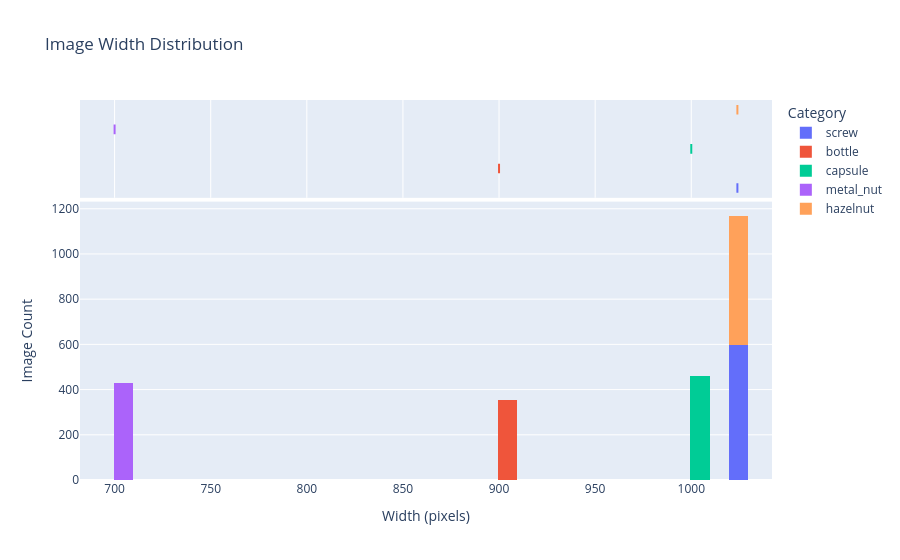

The notebook cell this image was saved under:
### Markdown cell above
## Plotly — Width Distribution

### Code cell
if valid_audit_df.empty:
    print("No valid images available for dimension analysis.")
else:
    fig = px.histogram(
        valid_audit_df,
        x="Width",
        color="Category",
        marginal="box",
        nbins=35,
        title="Image Width Distribution",
    )

    fig.update_layout(
        xaxis_title="Width (pixels)",
        yaxis_title="Image Count",
    )

    save_plotly_figure(
        fig,
        "Image Width Distribution",
    )
    fig.show()

### Figure 1 — Plotly figure (JSON) as saved in the notebook; plotly's stock layout.template omitted (floating-point values rounded to 4 significant figures; data arrays with more than 128 entries replaced by an {"elided": "..."} marker saying what was removed)
{"data": [{"bingroup": "x", "hovertemplate": "Category=screw<br>Width=%{x}<br>count=%{y}<extra></extra>", "legendgroup": "screw", "marker": {"color": "#636efa", "pattern": {"shape": ""}}, "name": "screw", "nbinsx": 35, "orientation": "v", "showlegend": true, "type": "histogram", "x": {"elided": "599 int values"}, "xaxis": "x", "yaxis": "y"}, {"hovertemplate": "Category=screw<br>Width=%{x}<extra></extra>", "legendgroup": "screw", "marker": {"color": "#636efa"}, "name": "screw", "notched": true, "showlegend": false, "type": "box", "x": {"elided": "599 int values"}, "xaxis": "x2", "yaxis": "y2"}, {"bingroup": "x", "hovertemplate": "Category=bottle<br>Width=%{x}<br>count=%{y}<extra></extra>", "legendgroup": "bottle", "marker": {"color": "#EF553B", "pattern": {"shape": ""}}, "name": "bottle", "nbinsx": 35, "orientation": "v", "showlegend": true, "type": "histogram", "x": {"elided": "355 int values"}, "xaxis": "x", "yaxis": "y"}, {"hovertemplate": "Category=bottle<br>Width=%{x}<extra></extra>", "legendgroup": "bottle", "marker": {"color": "#EF553B"}, "name": "bottle", "notched": true, "showlegend": false, "type": "box", "x": {"elided": "355 int values"}, "xaxis": "x2", "yaxis": "y2"}, {"bingroup": "x", "hovertemplate": "Category=capsule<br>Width=%{x}<br>count=%{y}<extra></extra>", "legendgroup": "capsule", "marker": {"color": "#00cc96", "pattern": {"shape": ""}}, "name": "capsule", "nbinsx": 35, "orientation": "v", "showlegend": true, "type": "histogram", "x": {"elided": "460 int values"}, "xaxis": "x", "yaxis": "y"}, {"hovertemplate": "Category=capsule<br>Width=%{x}<extra></extra>", "legendgroup": "capsule", "marker": {"color": "#00cc96"}, "name": "capsule", "notched": true, "showlegend": false, "type": "box", "x": {"elided": "460 int values"}, "xaxis": "x2", "yaxis": "y2"}, {"bingroup": "x", "hovertemplate": "Category=metal_nut<br>Width=%{x}<br>count=%{y}<extra></extra>", "legendgroup": "metal_nut", "marker": {"color": "#ab63fa", "pattern": {"shape": ""}}, "name": "metal_nut", "nbinsx": 35, "orientation": "v", "showlegend": true, "type": "histogram", "x": {"elided": "428 int values"}, "xaxis": "x", "yaxis": "y"}, {"hovertemplate": "Category=metal_nut<br>Width=%{x}<extra></extra>", "legendgroup": "metal_nut", "marker": {"color": "#ab63fa"}, "name": "metal_nut", "notched": true, "showlegend": false, "type": "box", "x": {"elided": "428 int values"}, "xaxis": "x2", "yaxis": "y2"}, {"bingroup": "x", "hovertemplate": "Category=hazelnut<br>Width=%{x}<br>count=%{y}<extra></extra>", "legendgroup": "hazelnut", "marker": {"color": "#FFA15A", "pattern": {"shape": ""}}, "name": "hazelnut", "nbinsx": 35, "orientation": "v", "showlegend": true, "type": "histogram", "x": {"elided": "571 int values"}, "xaxis": "x", "yaxis": "y"}, {"hovertemplate": "Category=hazelnut<br>Width=%{x}<extra></extra>", "legendgroup": "hazelnut", "marker": {"color": "#FFA15A"}, "name": "hazelnut", "notched": true, "showlegend": false, "type": "box", "x": {"elided": "571 int values"}, "xaxis": "x2", "yaxis": "y2"}], "layout": {"barmode": "relative", "legend": {"title": {"text": "Category"}, "tracegroupgap": 0}, "title": {"text": "Image Width Distribution"}, "xaxis": {"anchor": "y", "domain": [0, 1], "title": {"text": "Width (pixels)"}}, "xaxis2": {"anchor": "y2", "domain": [0, 1], "matches": "x", "showgrid": true, "showticklabels": false}, "yaxis": {"anchor": "x", "domain": [0, 0.7326], "title": {"text": "Image Count"}}, "yaxis2": {"anchor": "x2", "domain": [0.7426, 1], "matches": "y2", "showgrid": false, "showline": false, "showticklabels": false, "ticks": ""}}}
